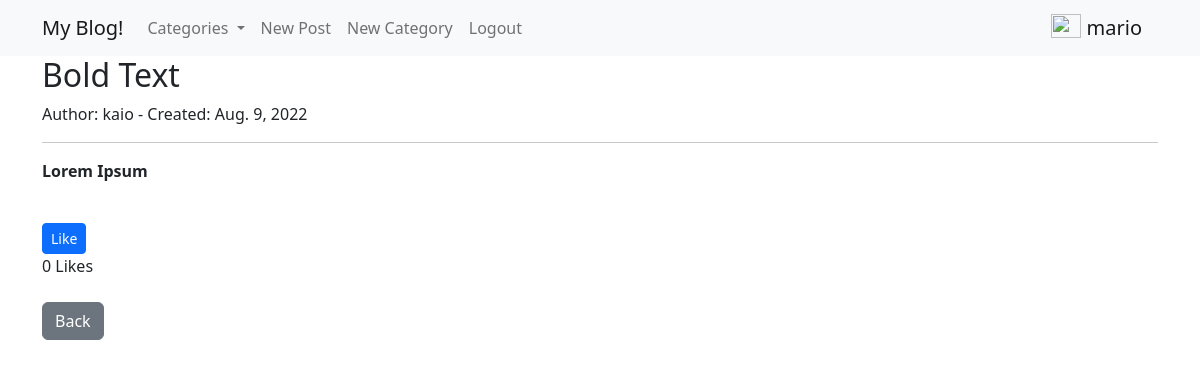
Screenshot of /post/26 (signed in) with the database file from the repository.
### theblog/models.py (models this page shows, shortened)
class Post(models.Model):
  title = models.CharField(max_length=255)
  title_tag = models.CharField(max_length=255, default="Blog Post")
  author = models.ForeignKey(User, on_delete=models.CASCADE, related_name='posts')
  body = RichTextField(blank=True, null=True)
  create = models.DateField(auto_now_add=True)
  category = models.CharField(max_length=255, default='coding')
  likes = models.ManyToManyField(User, related_name='blog_posts')
  def total_likes(self):
    return self.likes.count()

### theblog/views.py (the view)
# urls.py: path('post/<int:pk>', views.PostDetail.as_view(), name='detail_post'),
class PostDetail(DetailView):
  model = Post
  template_name = 'theblog/post_detail.html'
  context_object_name = 'post'
  def get_context_data(self, *args, **kwargs):
    context = super(PostDetail, self).get_context_data()
    temp = get_object_or_404(Post, id=self.kwargs['pk'])
    liked = False
    if temp.likes.filter(id=self.request.user.id): #verifica se o like é do usuário logado, se sim, é pq ele já deu like
      liked = True
    total_likes = temp.total_likes()
    context['total_likes'] = total_likes
    context['liked'] = liked #com este context podemos fazer a lógica de mostrar os botões de Like e Unlike
    return context

### theblog/context_processors.py (called while the page is built)
def categories(request):
   categories = Category.objects.all()
   context = {'categories': categories}
   return context

### theblog/templates/theblog/post_detail.html (shortened to what this page needs)
{% extends 'base.html' %}
{% block content %}
  <h2>{{post.title}}</h2>
  <p>Author: {{post.author}} - Created: {{post.create}}</p>
  <hr>
  <p>{{post.body|safe}}</p>
  <br>
  {% if user.is_authenticated %}
    <form action="{% url 'like_post' post.id %}" method="POST">
      {% if liked %}
        <button type="submit" name="post_id" value="{{post.id}}" class="btn btn-danger btn-sm">
          Unlike
        </button>
      {% else %}
        <button type="submit" name="post_id" value="{{post.id}}" class="btn btn-primary btn-sm">
          Like
        </button>
      {% endif %}
    </form>
  {% endif %}
  {{total_likes}} Likes
  <br><br>
  <a href="{% url 'home' %}" class="btn btn-secondary">Back</a>
{% endblock %}

### static/templates/partials/_navbar.html (shortened to what this page needs)
<nav class="navbar navbar-expand-lg bg-light">
  <div class="container">
    <a class="navbar-brand" href="{% url 'home' %}">My Blog!</a>
    <div class="collapse navbar-collapse" id="navbarSupportedContent">
      <ul class="navbar-nav me-auto mb-2 mb-lg-0">
        {% if categories %}
          <li class="nav-item dropdown">
            <a class="nav-link dropdown-toggle" href="#" role="button" data-bs-toggle="dropdown" aria-expanded="false">
              Categories
            </a>
          </li>
        {% endif %}
        {% if user.is_authenticated %}
          <li class="nav-item">
            <a class="nav-link" href="{% url 'new_post' %}">New Post</a>
          </li>
          <li class="nav-item">
            <a class="nav-link" href="{% url 'new_category' %}">New Category</a>
          </li>
          <li class="nav-item">
            <a class="nav-link" href="{% url 'logout' %}">Logout</a>
          </li>
        {% endif %}
      </ul>
    </div>
    {% if user.is_authenticated %}
      <a class="navbar-brand" href="#">
        <img src="/docs/5.2/assets/brand/bootstrap-logo.svg" alt="" width="30" height="24" class="d-inline-block align-text-top">
        {{user.username}}
      </a>
    {% endif %}
  </div>
</nav>

### rows the page displays
Post: title "Bold Text", author "kaio", create "Aug. 9, 2022", body "Lorem Ipsum"

### other values shown
{{ user.username }} "mario"
{{ total_likes }} "0"
